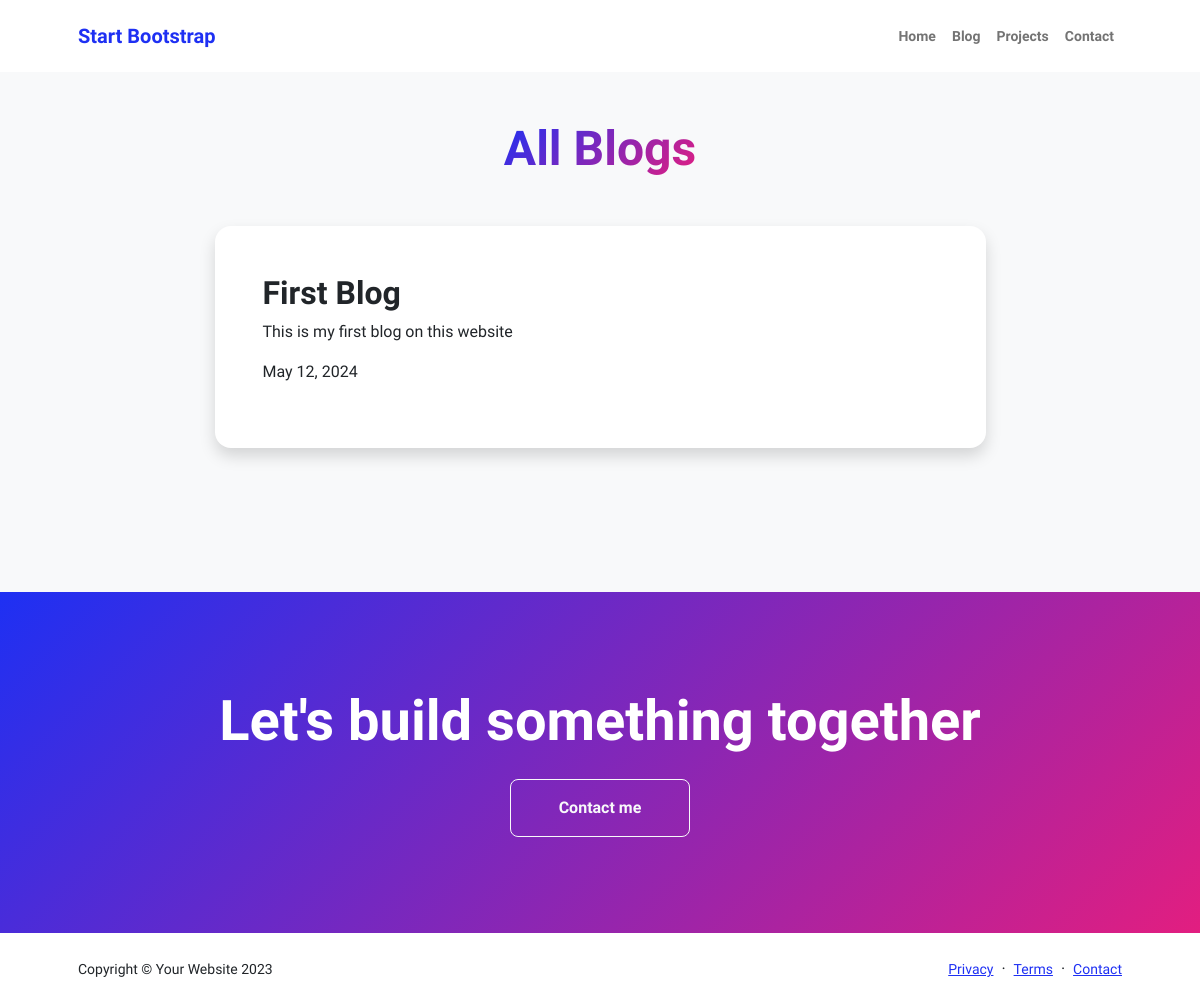
/blog, run on an earlier commit of the app's database.
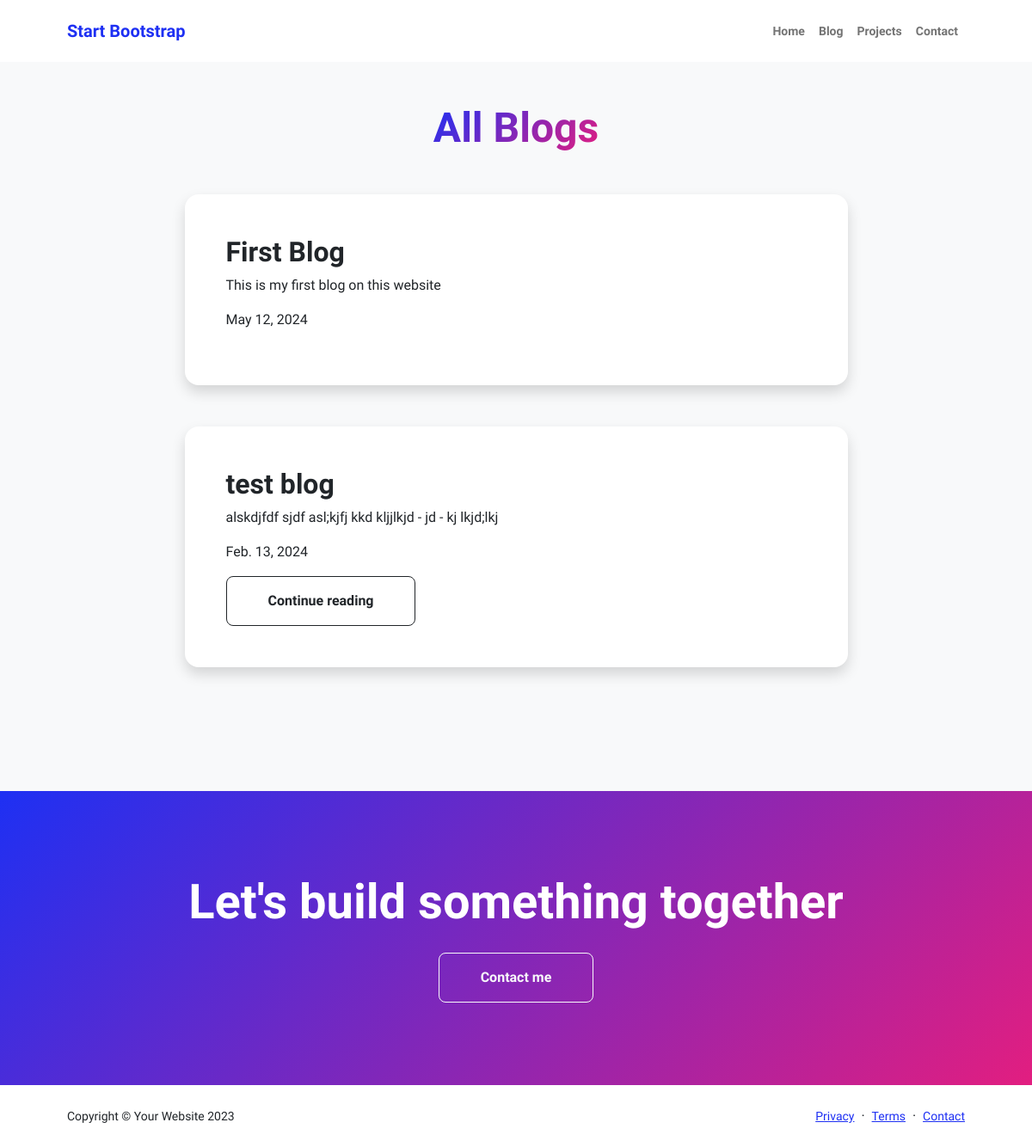
And on a later commit of the database.
### blog/models.py (models this page shows, shortened)
class Blog(models.Model):
    title = models.CharField(max_length=50)
    description = models.TextField()
    date = models.DateField()
    url = models.URLField(blank=True)

### blog/views.py (the view)
def allBlogs(request):
    blogs = Blog.objects.order_by('-date')
    context = {
        'blogs': blogs
    }
    return render(request, 'allblogs.html', context)

### blog/templates/allblogs.html (shortened to what this page needs)
<!DOCTYPE html>
{% load static %}
<html lang="en">
    <head>
        <link href="https://cdn.jsdelivr.net/npm/bootstrap-icons@1.8.1/font/bootstrap-icons.css" rel="stylesheet" />
        <link href="{% static 'css/styles.css' %}" rel="stylesheet" />
    </head>
    <body class="d-flex flex-column h-100 bg-light">
        <main class="flex-shrink-0">
            <nav class="navbar navbar-expand-lg navbar-light bg-white py-3">
                <div class="container px-5">
                    <a class="navbar-brand" href="/"><span class="fw-bolder text-primary">Start Bootstrap</span></a>
                    <div class="collapse navbar-collapse" id="navbarSupportedContent">
                        <ul class="navbar-nav ms-auto mb-2 mb-lg-0 small fw-bolder">
                            <li class="nav-item"><a class="nav-link" href="/">Home</a></li>
                            <li class="nav-item"><a class="nav-link" href="blog">Blog</a></li>
                            <li class="nav-item"><a class="nav-link" href="projects">Projects</a></li>
                            <li class="nav-item"><a class="nav-link" href="contact">Contact</a></li>
                        </ul>
                    </div>
                </div>
            </nav>
            <section class="py-5">
                <div class="container px-5 mb-5">
                    <div class="text-center mb-5">
                        <h1 class="display-5 fw-bolder mb-0"><span class="text-gradient d-inline">All Blogs</span></h1>
                    </div>
                    <div class="row gx-5 justify-content-center">
                        <div class="col-lg-11 col-xl-9 col-xxl-8">
                            {% for item in blogs %}
                            <div class="card overflow-hidden shadow rounded-4 border-0 mb-5">
                                <div class="card-body p-0">
                                    <div class="d-flex align-items-center">
                                        <div class="p-5">
                                            <h2 class="fw-bolder">{{ item.title }}</h2>
                                            <p>{{ item.description }}</p>
                                            <p>{{ item.date }}</p>
                                            {% if item.url %}
                                            <a class ="btn btn-outline-dark btn-lg px-5 py-3 fs-6 fw-bolder" href="{{item.url}}">Continue reading</a>
                                            {% endif %}
                                        </div>
                                    </div>
                                </div>
                            </div>
                            {% endfor %}
                        </div>
                    </div>
                </div>
            </section>
            <section class="py-5 bg-gradient-primary-to-secondary text-white">
                <div class="container px-5 my-5">
                    <div class="text-center">
                        <h2 class="display-4 fw-bolder mb-4">Let's build something together</h2>
                        <a class="btn btn-outline-light btn-lg px-5 py-3 fs-6 fw-bolder" href="contact">Contact me</a>
                    </div>
                </div>
            </section>
        </main>
        <footer class="bg-white py-4 mt-auto">
            <div class="container px-5">
                <div class="row align-items-center justify-content-between flex-column flex-sm-row">
                    <div class="col-auto"><div class="small m-0">Copyright &copy; Your Website 2023</div></div>
                    <div class="col-auto">
                        <a class="small" href="#!">Privacy</a>
                        <span class="mx-1">&middot;</span>
                        <a class="small" href="#!">Terms</a>
                        <span class="mx-1">&middot;</span>
                        <a class="small" href="#!">Contact</a>
                    </div>
                </div>
            </div>
        </footer>
    </body>
</html>

What changed in the data, as far as the page shows it:
added Blog: title "test blog", description "alskdjfdf sjdf asl;kjfj kkd kljjlkjd - jd - kj lkjd;lkj", date "Feb. 13, 2024"
